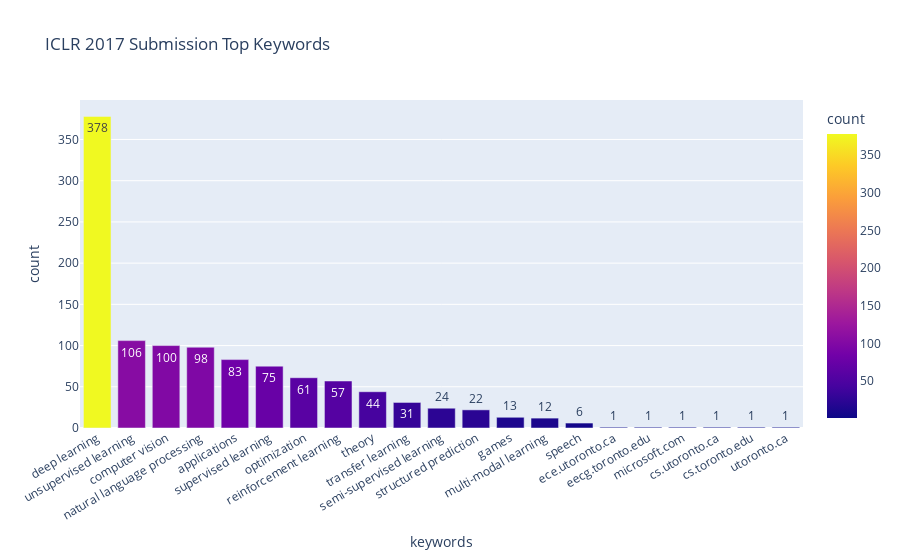

Source (notebook cell):
### Code cell
# plot
kw17fig = px.bar(kwresult17, x='keywords', y='number', labels={'number':'count'},color='number', title='ICLR 2017 Submission Top Keywords', text='number')
kw17fig.update_layout(yaxis={'categoryorder':'total ascending'})
kw17fig.update_xaxes(tickangle=-30)
kw18fig = px.bar(kwresult18, x='keywords',y='number', labels={'number':'count'},color='number', title='ICLR 2018 Submission Top Keywords', text='number')
kw18fig.update_layout(yaxis={'categoryorder':'total ascending'})
kw18fig.update_xaxes(tickangle=-30)
kw19fig = px.bar(kwresult19, x='keywords', y='number', labels={'number':'count'},color='number', title='ICLR 2019 Submission Top Keywords', text='number')
kw19fig.update_layout(yaxis={'categoryorder':'total ascending'})
kw19fig.update_xaxes(tickangle=-30)
kw20fig = px.bar(kwresult20, x='keywords',  y='number', labels={'number':'count'}, color='number',title='ICLR 2020 Submission Top Keywords', text='number')
kw20fig.update_layout(yaxis={'categoryorder':'total ascending'})
kw20fig.update_xaxes(tickangle=-30)
kw21fig = px.bar(kwresult21, x='keywords',  y='number', labels={'number':'count'}, color='number',title='ICLR 2021 Submission Top Keywords', text='number')
kw21fig.update_layout(yaxis={'categoryorder':'total ascending'})
kw21fig.update_xaxes(tickangle=-30)



kw17fig

### Figure 1 — Plotly figure (JSON) as saved in the notebook; plotly's stock layout.template omitted (floating-point values rounded to 4 significant figures)
{"data": [{"alignmentgroup": "True", "hovertemplate": "keywords=%{x}<br>count=%{marker.color}<extra></extra>", "legendgroup": "", "marker": {"color": [378, 106, 100, 98, 83, 75, 61, 57, 44, 31, 24, 22, 13, 12, 6, 1, 1, 1, 1, 1, 1], "coloraxis": "coloraxis", "pattern": {"shape": ""}}, "name": "", "offsetgroup": "", "orientation": "v", "showlegend": false, "text": [378, 106, 100, 98, 83, 75, 61, 57, 44, 31, 24, 22, 13, 12, 6, 1, 1, 1, 1, 1, 1], "textposition": "auto", "type": "bar", "x": ["deep learning", "unsupervised learning", "computer vision", "natural language processing", "applications", "supervised learning", "optimization", "reinforcement learning", "theory", "transfer learning", "semi-supervised learning", "structured prediction", "games", "multi-modal learning", "speech", "ece.utoronto.ca", "eecg.toronto.edu", "microsoft.com", "cs.utoronto.ca", "cs.toronto.edu", "utoronto.ca"], "xaxis": "x", "y": [378, 106, 100, 98, 83, 75, 61, 57, 44, 31, 24, 22, 13, 12, 6, 1, 1, 1, 1, 1, 1], "yaxis": "y"}], "layout": {"barmode": "relative", "coloraxis": {"colorbar": {"title": {"text": "count"}}, "colorscale": [[0, "#0d0887"], [0.1111, "#46039f"], [0.2222, "#7201a8"], [0.3333, "#9c179e"], [0.4444, "#bd3786"], [0.5556, "#d8576b"], [0.6667, "#ed7953"], [0.7778, "#fb9f3a"], [0.8889, "#fdca26"], [1, "#f0f921"]]}, "legend": {"tracegroupgap": 0}, "title": {"text": "ICLR 2017 Submission Top Keywords"}, "xaxis": {"anchor": "y", "domain": [0, 1], "tickangle": -30, "title": {"text": "keywords"}}, "yaxis": {"anchor": "x", "categoryorder": "total ascending", "domain": [0, 1], "title": {"text": "count"}}}}
